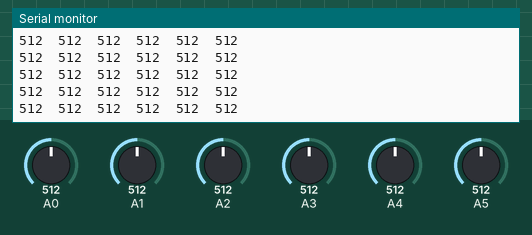
Bench run of a sketch on a simulated Arduino Uno, built with avr-gcc and run on an emulated ATmega328P. On the bench: the last lines printed to the serial monitor. The test bench sets the inputs (shaded band); at power-on: A1 = 512, A3 = 512, A0 = 512, A2 = 512, A4 = 512, A5 = 512.

Above: at 2.7 s.
2.8 s: A1 set to 105
At 2.96 s:
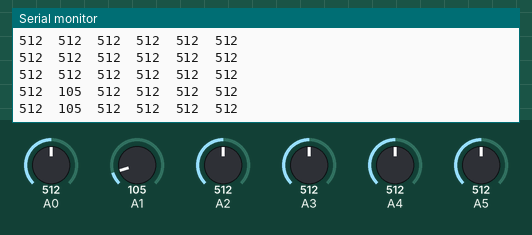
5.8 s: A1 set to 93
At 5.85 s:
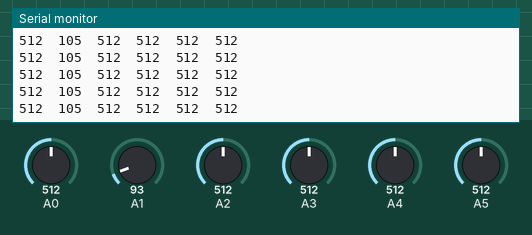
10.3 s: A3 set to 105
At 10.33 s:
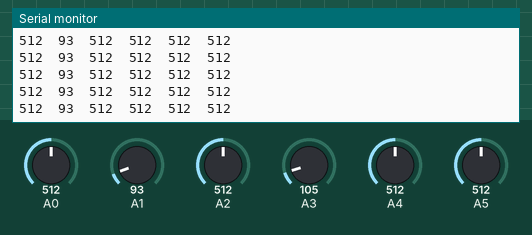
13.3 s: A3 set to 89
At 13.35 s:
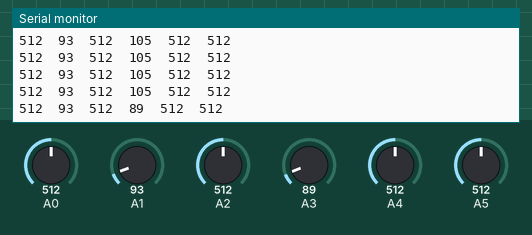
Timing chart, 0 to 15.8 s (numbered marks = the images above; inputs shaded):
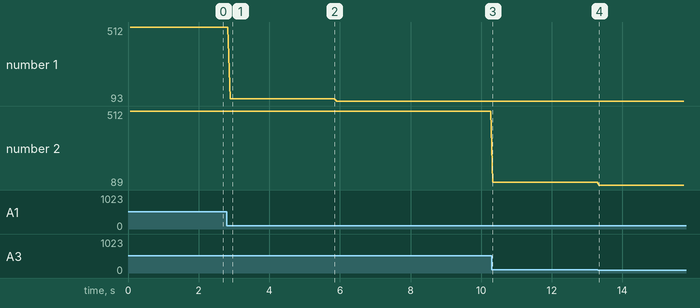

Measured:
- after the input at 2.8 s, the serial monitor: prints a new line after 0.09 s (image 1)
- after the input at 13.3 s, the serial monitor: prints a new line at once (image 4)
- plotted number 1: 512 → 105 after the input at 2.8 s, 105 → 93 after the input at 5.8 s
- plotted number 2: 512 → 105 after the input at 10.3 s, 105 → 89 after the input at 13.3 s

The sketch:

QtrSensor.ino
```cpp
int sensores [] = {0,0,0,0,0,0,0,0};

void setup() {
  Serial.begin(9600);
}

void loop() {
  // read the value from the sensor:
  sensores[0] = analogRead(A0); delay(10);
  sensores[1] = analogRead(A1); delay(10);
  sensores[2] = analogRead(A2); delay(10);
  sensores[3] = analogRead(A3); delay(10);
  sensores[4] = analogRead(A4); delay(10);
  sensores[5] = analogRead(A5); delay(10);
  //Serial.println(LOW);

  for(int i=0; i < 6; i++){
    String str_value = String(sensores[i]);
    str_value.concat("  ");
    Serial.print(str_value);
    }
 //delay(500);
 Serial.println();

}
```
